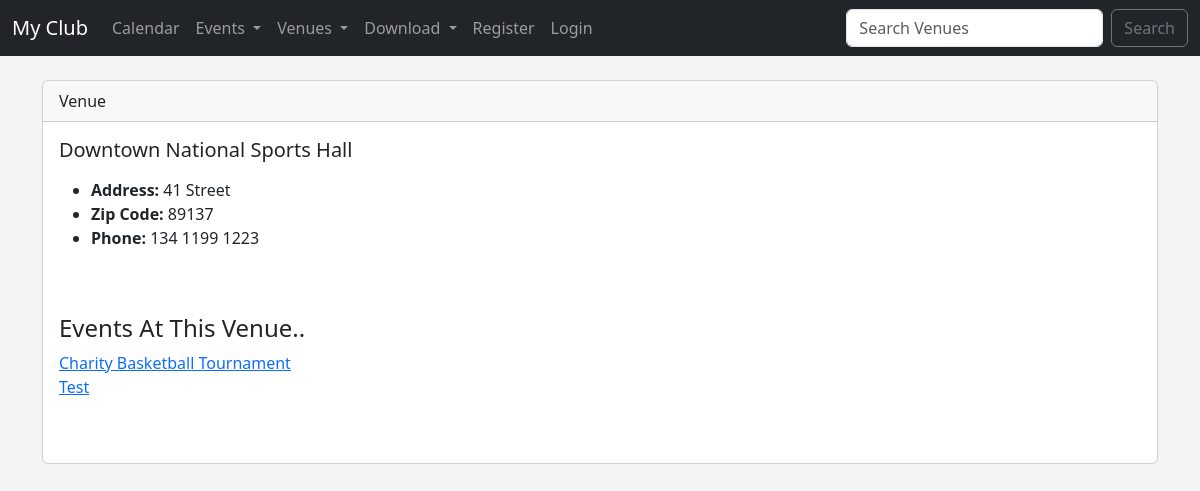
Screenshot of /show_venue/3 with the database file from the repository.
### events/models.py (models this page shows, shortened)
class Venue(models.Model):
	name = models.CharField('Venue Name', max_length = 120)
	address = models.CharField(max_length = 300)
	zip_code = models.CharField('Zip Code',max_length = 15)
	phone = models.CharField('Contact Phone',max_length = 15, blank = True)
	web = models.URLField('Website Address', blank = True)
	email_address = models.EmailField('Email Address', blank = True)
	owner = models.IntegerField("Venue Owner", blank = False, default = 1)
	venue_image = models.ImageField(null = True, blank = True, upload_to="images/")
	def __str__ (self):
		return self.name

class Event(models.Model):
	name = models.CharField('Event Name', max_length = 120)
	event_date = models.DateTimeField('Event Date')
	venue = models.ForeignKey(Venue, blank = True , null = True, on_delete = models.CASCADE)
	manager = models.ForeignKey(User, blank = True, null = True, on_delete = models.SET_NULL)
	description = models.TextField(blank = True)
	attendees = models.ManyToManyField(MyClubUser, blank = True)
	approved = models.BooleanField('Approved', default = False)
	def __str__(self):
		return self.name

### events/views.py (the view)
# urls.py: path('show_venue/<venue_id>', views.show_venue, name = 'show-venue'),
def show_venue(request,  venue_id):
	venue = Venue.objects.get(pk = venue_id)
	venue_owner = User.objects.get(pk = venue.owner)
	events = venue.event_set.all()
	return render(request, 'events/show_venue.html',
		{'venue': venue,
		'venue_owner': venue_owner,
		'events':events})

### events/templates/events/show_venue.html (shortened to what this page needs)
{% extends 'events/base.html' %}
{% block content %}
	<div class="card">
		<div class="card-header">
	    	Venue
	  	</div>
	  	<div class="card-body">
		    <h5 class="card-title">{{ venue }}</h5>
		    <p class="card-text">
		    	<ul>
						<li><strong>Address:</strong> {{ venue.address }}</li>
						<li><strong>Zip Code:</strong> {{ venue.zip_code }}</li>
						<li><strong>Phone:</strong> {{ venue.phone }}</li>
						<br/>
					</ul>
	    	</p>
	    	<br/>
	    	<h4>Events At This Venue..</h4>
	    	{% if events %}
		    	{% for event in events %}
						<a href="{% url 'show-event' event.id %}">{{ event }}</a><br/>
					{% endfor %}
				{% else %}
					No Events Scheduled At This Time
				{% endif %}
				<br/>
	    </div>
	    <br/>
	</div>
{% endblock %}

### events/templates/events/base.html (style rules this page uses)
body { background-color: #f4f4f4; }

### rows the page displays
Venue: name "Downtown National Sports Hall", address "41 Street", zip_code "89137", phone "134 1199 1223"
Event: name "Charity Basketball Tournament"
Event: name "Test"
